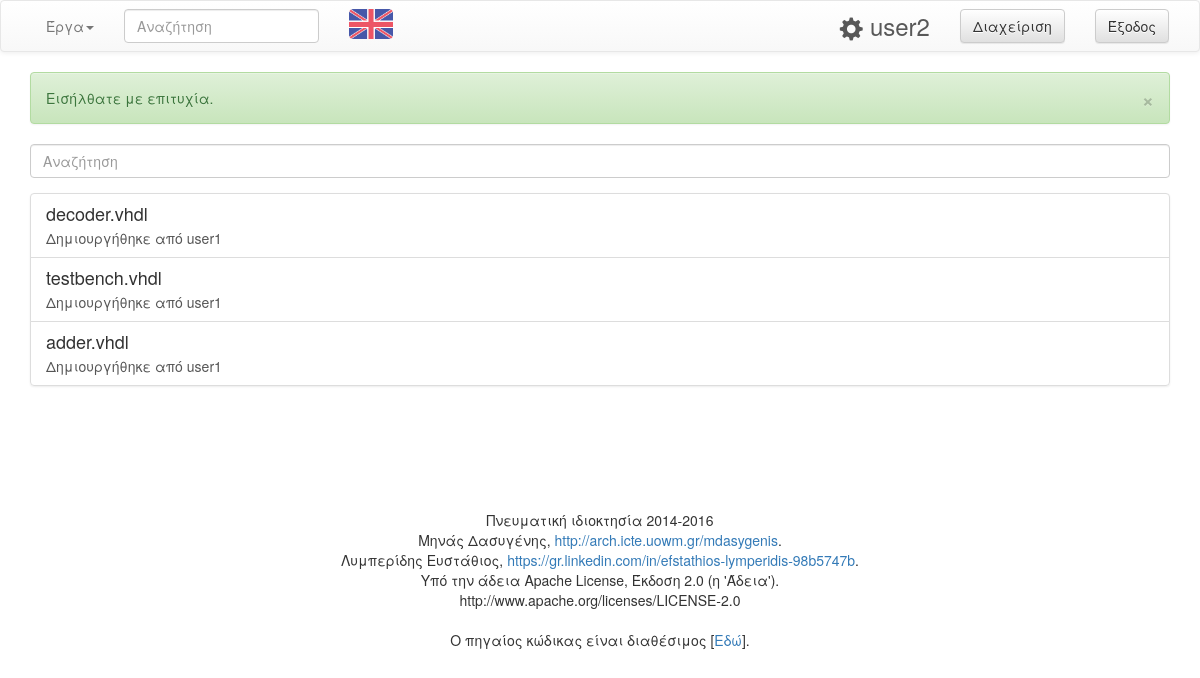
The app's page /libraries (signed in), older data.
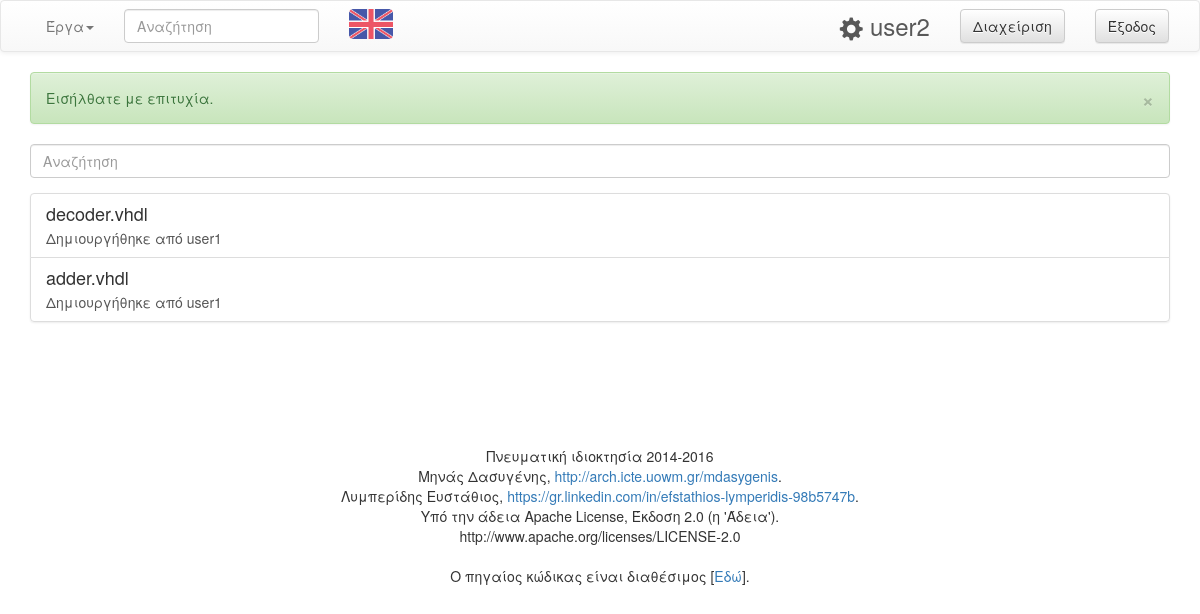
The same page, newer data.
### tables this page shows
CREATE TABLE `libraries` (
  `id` int(10) NOT NULL,
  `name` varchar(50) NOT NULL,
  `approved` tinyint(1) NOT NULL DEFAULT '0',
  `owner_id` int(10) NOT NULL,
  `file_id` int(10) NOT NULL,
  `version` smallint(4) NOT NULL DEFAULT '1',
  `pending_suggestion` tinyint(1) NOT NULL DEFAULT '0',
  `downloads` int(10) NOT NULL DEFAULT '0'
);

CREATE TABLE `users` (
  `id` int(10) NOT NULL,
  `username` varchar(25) NOT NULL,
  `password` varchar(32) NOT NULL,
  `type` tinyint(1) NOT NULL DEFAULT '0',
  `email` varchar(50) NOT NULL,
  `telephone` bigint(10) DEFAULT NULL,
  `activated` tinyint(1) NOT NULL DEFAULT '0',
  `theme` tinyint(2) NOT NULL DEFAULT '0',
  `available_space` int(6) NOT NULL DEFAULT '20'
);

### index.php (called while the page is built)
<?php
include('loader.php');
$allowed_actions = array("project-file");
if(isset( $_GET['action'] )){
	$allowed_for_visitor = in_array($_GET['action'], $allowed_actions);
}else{
	$allowed_for_visitor = false;
}
if( (isset($_SESSION['vhdl_user']['loged_in']) && $_SESSION['vhdl_user']['loged_in']==1) || $allowed_for_visitor ){
	if( isset($_GET['action']) ){
		$included_file = $_GET['action'].'.php';
	}else{
		if($_SESSION['vhdl_user']['id'] == '0'){
			$included_file='loggedin_sid.php';
		}else{
			$included_file='loggedin.php';
		}
	}
}else{
	$included_file='loggedout.php';
}
include('theme/header.php');
$messages->display_msg($_SESSION['vhdl_lang'],$_SESSION['vhdl_msg']);
include('pages/'.$included_file);
include('theme/footer.php');
?>

### classes/Database.php (called while the page is built, shortened)
<?php
class Database {
	public $conn;
	public function __construct(){
		$db_host="localhost";
		$db_username="root";
		$db_password="";
		$db_name="vhdl_compiler";
		try{
			$this->conn = new PDO("mysql:host=$db_host;dbname=$db_name;charset=utf8",$db_username,$db_password);
		}
			catch(PDOException $pe){
			die('Connection error:' . $pe->getmessage());
		}
	}
	public function get_latest_libraries($name,$num,$begin) {
		$query = "SELECT libraries.*, users.username as owner FROM libraries JOIN users ON libraries.owner_id = users.id WHERE name LIKE '".$name."%' AND libraries.approved='1' ORDER BY libraries.id DESC LIMIT ".$num.", ".$begin;
		$statement = $this->conn->prepare($query);
		$statement->execute();
		return $statement->fetchAll();
	}
}
?>

### loader.php (called while the page is built, shortened)
<?php
$protocol = (!empty($_SERVER['HTTPS']) && $_SERVER['HTTPS'] !== 'off' || $_SERVER['SERVER_PORT'] == 443) ? "https://" : "http://";
$BASE_URL = $protocol.$_SERVER['SERVER_NAME']."/vhdl";
require_once('classes/Database.php');
require_once('classes/Messages.php');
$db = new Database;
$messages = new Messages;
?>

### pages/extra/list-all-libraries.php (the view, shortened to what this page needs)
<?php
	$libraries = $db->get_latest_libraries($name,$page,19);
?>
<div class="list-group">
	<?php
	foreach($libraries as $library){
		$link_library = $BASE_URL."/libraries/".$library['name'];
	?>
		<a href="<?php echo $link_library; ?>" class="list-group-item">
			<h4 class="list-group-item-heading">
				<?php echo $library['name']; ?>
			</h4>
			<p class="list-group-item-text"> <?php echo $messages->text[$_SESSION['vhdl_lang']]['project_dir_1'] ?> <?php echo $library['owner']; ?></p>
		</a>
	<?php } ?>
</div>
<center>
</center>

### classes/Messages.php (shortened to what this page needs)
<?php
class Messages {
	public function display_msg($lang, $msg_codes_array) {
		foreach($msg_codes_array as $msg_id){
			echo '<div class="alert alert-'.$this->messages[$lang][$msg_id][1].'">'
   					.'<a href="#" class="close" data-dismiss="alert" aria-label="close">&times;</a>'
    				.$this->messages[$lang][$msg_id][0]
				.'</div>';
		}
	}
}
?>

Row changes from the older to the newer data that the page shows:
no longer on this page (row edited): libraries: name "testbench.vhdl", owner.username "user1"
